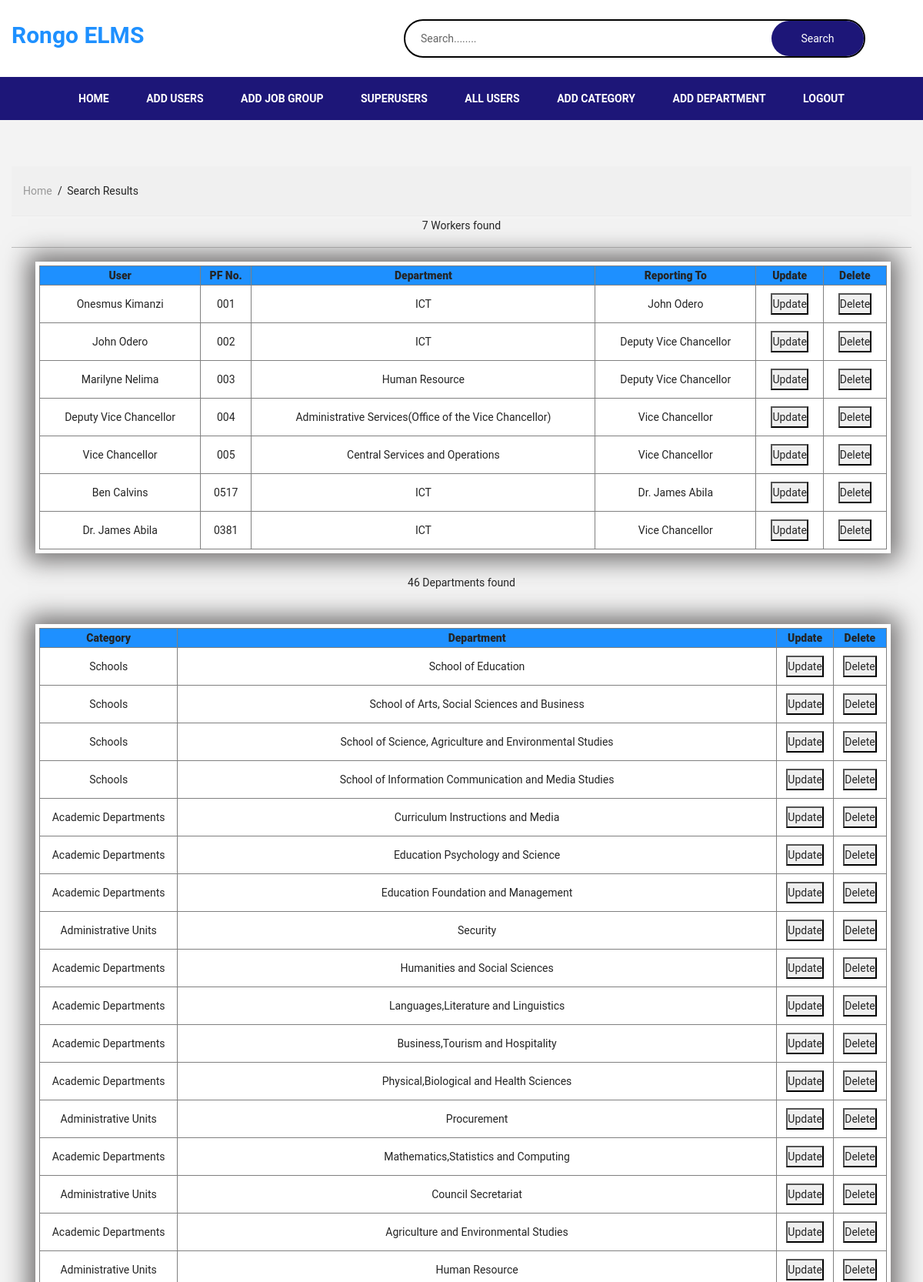
Page /search (signed in, upper part) on the committed database.
### app/models.py (models this page shows)
class Worker(models.Model):
    user = models.OneToOneField(User, null=True, blank=True, on_delete=models.CASCADE)
    username = models.CharField(max_length=200, null=True)
    name = models.CharField(max_length=200, null=True)
    email = models.EmailField(max_length=200, null=True)
    department = models.ForeignKey(Department, on_delete=models.CASCADE, null=True)
    job_group = models.CharField(max_length=200, null=True)
    leave_days = models.PositiveBigIntegerField(default=0, null=True)
    tittle = models.CharField(max_length=200, choices=TITTLE, default='none', null=True)
    reporting_to = models.ForeignKey('self', null=True, blank=True, on_delete=models.CASCADE)
    image = models.ImageField(upload_to='media/', default='default.jpeg', null=True, blank=True)
    last_leave_year = models.PositiveIntegerField(default=0, null=True)
    leave_days_previous_year = models.PositiveBigIntegerField(default=0, null=True)
    leave_days_utilized_previous_year = models.PositiveBigIntegerField(default=0, null=True)
    def __str__(self):
        return self.name

class Department(models.Model):
    category = models.ForeignKey(Category, on_delete=models.CASCADE)
    department = models.CharField(max_length=200)
    def __str__(self):
        return self.department

class Category(models.Model):
    category = models.CharField(max_length=200)
    def __str__(self):
        return self.category

### app/views.py (the view)
# urls.py: path('search', views.Search, name='search'),
@login_required(login_url='/')
def Search(request):
    q = request.GET.get('q') if request.GET.get('q') != None else ''
    users = Worker.objects.filter(
        Q(username__icontains=q) |
        Q(name__icontains=q) |
        Q(email__icontains=q)
    )
    user_count = users.count()
    departments = Department.objects.filter(department__icontains=q)
    department_count = departments.count()
    job_groups = jobGroup.objects.filter(jobgroup__icontains=q)
    job_group_count = job_groups.count()
    context = {
        'users': users,
        'user_count': user_count,
        'departments': departments,
        'department_count': department_count,
        'job_groups': job_groups,
        'job_group_count': job_group_count,
        'search_query': q
    }
    return render(request, 'app/addUser/search.html', context)

### app/templates/app/addUser/search.html (shortened to what this page needs)
{% load static %}
<!doctype html>
<html class="no-js" lang="en">
<head>
    <link rel="stylesheet" href="{% static 'css/plugins.css' %}">
    <link rel="stylesheet" href="{% static 'css/style.css' %}">
    <link rel="stylesheet" href="{% static 'css/custom.css' %}">
    <link rel="stylesheet" href="{% static 'css/admin1.css' %}">
</head>
<body>
    <header>
        <div class="main_header">
            <div class="header_middle">
                <div class="container">
                    <div class="row align-items-center">
                        <div class="col-lg-3 col-md-6">
                            <div class="logo">
                                <a href="{% url 'home' %}"><h3 style="color: dodgerblue">Rongo ELMS</h3></a>
                            </div>
                        </div>
                        <div class="col-lg-9 col-md-6">
                            <div class="middel_right">
                                <div class="search_container">
                                   <form action="{% url 'search' %}" method="GET">
                                        <div class="search_box">
                                            <input name="q" placeholder="Search........" type="text" required>
                                            <button type="submit">Search</button>
                                        </div>
                                    </form>
                                </div>
                            </div>
                        </div>
                    </div>
                </div>
            </div>
            <div class="main_menu_area">
                <div class="container">
                    <div class="row justify-content-center">
                        <div class="col-lg-12 col-md-12">
                            <div style="text-align: center;" class="main_menu menu_position">
                                <nav>
                                    <ul>
                                        <li><a href="{% url 'home' %}">home</a></li>
                                        <li><a href="{% url 'add_user' %}"> Add Users</a></li>
                                        <li><a href="{% url 'jobgroup' %}">Add Job Group</a></li>
                                        <li><a href="{% url 'super_user' %}">Superusers</a></li>
                                        <li><a href="{% url 'all_users' %}"> All Users</a></li>
                                        <li><a href="{% url 'add_category' %}">Add Category</a></li>
                                        <li><a href="{% url 'add_department' %}">Add Department</a></li>
                                        <li><a href="{% url 'logout' %}">LogOut</a></li>
                                    </ul>
                                </nav>
                            </div>
                        </div>
                    </div>
                </div>
            </div>
        </div>
    </header>
    <section class="pt-60 pb-30 gray-bg">
        <div class="container">
    <div class="breadcrumbs_area">
        <div class="container">
            <div class="row">
                <div class="col-12">
                    <div class="breadcrumb_content">
                        <ul>
                            <li><a href="{% url 'home' %}">home</a></li>
                            <li>Search results</li>
                        </ul>
                    </div>
                </div>
            </div>
        </div>
    </div>
    {% if users %}
    <p style="text-align: center;">{{user_count}} Workers found</p>
    <hr>
    <div class="members">
        <div style="width: 95%; margin: 0% auto;" class="welcome">
            <div class="loopp1">
                <div class="loop1">
                    <div class="data1">
                        <table border="none" style=" border-collapse: collapse; width: 100%;">
                            <tr style="background-color: dodgerblue; padding: 20px;">
                                <th>
                                    <b>User</b>
                                </th>
                                <th>
                                    <b>PF No.</b>
                                </th>
                                <th >
                                    <b>Department</b>
                                </th>
                                <th>
                                    <b>Reporting To</b>
                                </th>
                                <th>
                                    <b>Update</b>
                                </th>
                                <th>
                                    <b>Delete</b>
                                </th>
                            </tr>
                            <tbody>
                                {% for data in users %}
                                <tr style="margin: 0% auto;">
                                    <td>{{data.name}}</td>
                                    <td>{{data.username}}</td>
                                    <td>{{data.department}}</td>
                                    <td>{{data.reporting_to}}</td>
                                    <td><button><a href="{% url 'update_user1' data.id %}">Update</a></button></td>
                                    <td><button><a href="{% url 'delete_user' data.id %}">Delete</a></button></td>
                                </tr>
                                {% endfor %}
                            </tbody>
                        </table>
                    </div>
                </div>
            </div>
        </div>
    </div>
    {% endif %}
    <br>
    {% if departments %}
    <p style="text-align: center;">{{department_count}} Departments found</p>
    <br>
    <div class="members">
        <div style="width: 95%; margin: 0% auto;" class="welcome">
            <div class="loopp1">
                <div class="loop1">
                    <div class="data1">
                        <table border="none" style=" border-collapse: collapse; width: 100%;">
                            <tr style="background-color: dodgerblue; padding: 20px;">
                                <th>
                                    <b>Category</b>
                                </th>
                                <th>
                                    <b>Department</b>
                                </th>
                                <th>
                                    <b>Update</b>
                                </th>
                                <th>
                                    <b>Delete</b>
                                </th>
                            </tr>
                            <tbody>
                                {% for data in departments %}
                                <tr style="margin: 0% auto;">
                                    <td>{{data.category}}</td>
                                    <td>{{data.department}}</td>
                                    <td><button><a href="{% url 'updateDepartment' data.id %}">Update</a></button></td>
                                    <td><button><a href="{% url 'delete_department' data.id %}">Delete</a></button></td>
                                </tr>
                                {% endfor %}
                            </tbody>
                        </table>
                    </div>
                </div>
            </div>
        </div>
    </div>
    {% endif %}
</body>
</html>

### app/static/css/custom.css (style rules this page uses)
.container { max-width: 1300px; }
.search_box button { top: 0; bottom: 0; right: 0; }
.main_menu { margin-left: 0px; }
.search_container form, .search_box button { border-radius: 30px; }
.pb-30 { padding-bottom: 30px; }
.pt-60 { padding-top: 60px; }
.gray-bg { background: #f3f3f3; }

### app/static/css/admin1.css (style rules this page uses)
* { margin: 0; padding: 0; box-sizing: border-box; font-family: 'roboto', sans-serif; }
.loopp1 { width: 100%; margin: 0% auto; text-align: center; }
.loop1 { margin: 0% auto; justify-content: center; display: inline-flex; justify-content: space-between; margin: 2px; width: 100%; }
.data1 { display: inline-flex; padding: 5px; box-sizing: border-box; width: 100%; overflow: scroll; height: fit-content; box-shadow: 0px 0 30px 10px #727070; background-color: #ffffff; margin: 0% auto; }
tbody tr td { padding: 10px; }

### rows in the picture
Worker: name "Onesmus Kimanzi", username "001", department "ICT", reporting_to "John Odero"
Worker: name "John Odero", username "002", department "ICT", reporting_to "Deputy Vice Chancellor"
Worker: name "Marilyne Nelima", username "003", department "Human Resource", reporting_to "Deputy Vice Chancellor"
Worker: name "Deputy Vice Chancellor", username "004", department "Administrative Services(Office of the Vice Chancellor)", reporting_to "Vice Chancellor"
Worker: name "Vice Chancellor", username "005", department "Central Services and Operations", reporting_to "Vice Chancellor"
Worker: name "Ben Calvins", username "0517", department "ICT", reporting_to "Dr. James Abila"
Worker: name "Dr. James Abila", username "0381", department "ICT", reporting_to "Vice Chancellor"
Department: category "Schools", department "School of Education"
Department: category "Schools", department "School of Arts, Social Sciences and Business"
Department: category "Schools", department "School of Science, Agriculture and Environmental Studies"
Department: category "Schools", department "School of Information Communication and Media Studies"
Department: category "Academic Departments", department "Curriculum Instructions and Media"
Department: category "Academic Departments", department "Education Psychology and Science"
Department: category "Academic Departments", department "Education Foundation and Management"
Department: category "Administrative Units", department "Security"
Department: category "Academic Departments", department "Humanities and Social Sciences"
Department: category "Academic Departments", department "Languages,Literature and Linguistics"
Department: category "Academic Departments", department "Business,Tourism and Hospitality"
Department: category "Academic Departments", department "Physical,Biological and Health Sciences"
Department: category "Administrative Units", department "Procurement"
Department: category "Academic Departments", department "Mathematics,Statistics and Computing"
Department: category "Administrative Units", department "Council Secretariat"
Department: category "Academic Departments", department "Agriculture and Environmental Studies"
Department: category "Administrative Units", department "Human Resource"

### other values in the picture
{{ user_count }} "7"
{{ department_count }} "46"
